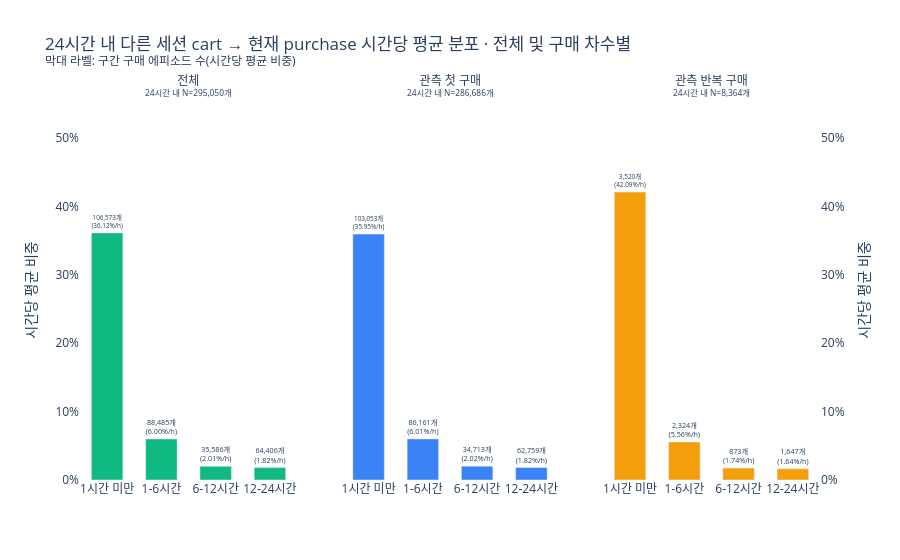

The cell this chart's notebook holds for it:
### Code cell
panel_total = delay_24h_chart.groupby('구매차수', observed=True)['구매에피소드수'].sum()
chart_max = delay_24h_chart['시간당평균_비중_pct'].max()
delay_24h_chart['표시라벨'] = delay_24h_chart.apply(
    lambda row: f"{int(row['구매에피소드수']):,}개<br>({row['시간당평균_비중_pct']:.2f}%/h)", axis=1
)

fig = px.bar(
    delay_24h_chart,
    x='기간구간',
    y='시간당평균_비중_pct',
    color='구매차수',
    facet_col='구매차수',
    facet_col_spacing=0.06,
    text='표시라벨',
    custom_data=['구매에피소드수', '24시간내_구간비중_pct', '구간시간폭_시간'],
    category_orders={'기간구간': delay_24h_bins, '구매차수': ['전체'] + purchase_order},
    color_discrete_map={
        '전체': color_map['purchase'],
        '관측 첫 구매': color_map['view'],
        '관측 반복 구매': color_map['cart'],
    },
    title=(
        '24시간 내 다른 세션 cart → 현재 purchase 시간당 평균 분포 · 전체 및 구매 차수별<br>'
        '<sup>막대 라벨: 구간 구매 에피소드 수(시간당 평균 비중)</sup>'
    ),
)
fig.update_traces(
    width=0.58,
    texttemplate='%{text}',
    textposition='outside',
    textfont_size=11,
    cliponaxis=False,
    hovertemplate=(
        '%{x}<br>시간당 평균 비중 %{y:.2f}%<br>'
        '구간 전체 비중 %{customdata[1]:.2f}%<br>'
        '구간 시간 폭 %{customdata[2]:.0f}시간<br>'
        '구매 에피소드 %{customdata[0]:,.0f}<extra></extra>'
    ),
)
fig.update_yaxes(matches='y', ticksuffix='%')
fig.update_yaxes(title_text='시간당 평균 비중', showticklabels=True, row=1, col=1)
fig.update_yaxes(
    title_text='', showticklabels=False, row=1, col=2
)
fig.update_yaxes(
    title_text='시간당 평균 비중', showticklabels=True, side='right', row=1, col=3
)
fig.update_xaxes(title_text='')
fig.update_layout(
    yaxis_range=[0, chart_max * 1.32],
    yaxis2_range=[0, chart_max * 1.32],
    yaxis3_range=[0, chart_max * 1.32],
    plot_bgcolor='white',
    bargap=0.34,
    height=560,
    showlegend=False,
)
for annotation in fig.layout.annotations:
    label = annotation.text.split('=')[-1]
    annotation.text = f'{label}<br><sup>24시간 내 N={panel_total[label]:,.0f}개</sup>'
fig.show()

### Figure 1 — Plotly figure (JSON) as saved in the notebook; plotly's stock layout.template omitted (floating-point values rounded to 4 significant figures)
{"data": [{"cliponaxis": false, "customdata": [[106600.0, 36.12, 1.0], [88480.0, 29.99, 5.0], [35590.0, 12.06, 6.0], [64410.0, 21.83, 12.0]], "hovertemplate": "%{x}<br>시간당 평균 비중 %{y:.2f}%<br>구간 전체 비중 %{customdata[1]:.2f}%<br>구간 시간 폭 %{customdata[2]:.0f}시간<br>구매 에피소드 %{customdata[0]:,.0f}<extra></extra>", "legendgroup": "전체", "marker": {"color": "#10B981", "pattern": {"shape": ""}}, "name": "전체", "orientation": "v", "showlegend": true, "text": ["106,573개<br>(36.12%/h)", "88,485개<br>(6.00%/h)", "35,586개<br>(2.01%/h)", "64,406개<br>(1.82%/h)"], "textfont": {"size": 11}, "textposition": "outside", "texttemplate": "%{text}", "type": "bar", "width": 0.58, "x": ["1시간 미만", "1-6시간", "6-12시간", "12-24시간"], "xaxis": "x", "y": [36.12, 5.998, 2.01, 1.819], "yaxis": "y"}, {"cliponaxis": false, "customdata": [[103100.0, 35.95, 1.0], [86160.0, 30.05, 5.0], [34710.0, 12.11, 6.0], [62760.0, 21.89, 12.0]], "hovertemplate": "%{x}<br>시간당 평균 비중 %{y:.2f}%<br>구간 전체 비중 %{customdata[1]:.2f}%<br>구간 시간 폭 %{customdata[2]:.0f}시간<br>구매 에피소드 %{customdata[0]:,.0f}<extra></extra>", "legendgroup": "관측 첫 구매", "marker": {"color": "#3B82F6", "pattern": {"shape": ""}}, "name": "관측 첫 구매", "orientation": "v", "showlegend": true, "text": ["103,053개<br>(35.95%/h)", "86,161개<br>(6.01%/h)", "34,713개<br>(2.02%/h)", "62,759개<br>(1.82%/h)"], "textfont": {"size": 11}, "textposition": "outside", "texttemplate": "%{text}", "type": "bar", "width": 0.58, "x": ["1시간 미만", "1-6시간", "6-12시간", "12-24시간"], "xaxis": "x2", "y": [35.95, 6.011, 2.018, 1.824], "yaxis": "y2"}, {"cliponaxis": false, "customdata": [[3520.0, 42.09, 1.0], [2324.0, 27.79, 5.0], [873.0, 10.44, 6.0], [1647.0, 19.69, 12.0]], "hovertemplate": "%{x}<br>시간당 평균 비중 %{y:.2f}%<br>구간 전체 비중 %{customdata[1]:.2f}%<br>구간 시간 폭 %{customdata[2]:.0f}시간<br>구매 에피소드 %{customdata[0]:,.0f}<extra></extra>", "legendgroup": "관측 반복 구매", "marker": {"color": "#F59E0B", "pattern": {"shape": ""}}, "name": "관측 반복 구매", "orientation": "v", "showlegend": true, "text": ["3,520개<br>(42.09%/h)", "2,324개<br>(5.56%/h)", "873개<br>(1.74%/h)", "1,647개<br>(1.64%/h)"], "textfont": {"size": 11}, "textposition": "outside", "texttemplate": "%{text}", "type": "bar", "width": 0.58, "x": ["1시간 미만", "1-6시간", "6-12시간", "12-24시간"], "xaxis": "x3", "y": [42.09, 5.557, 1.74, 1.641], "yaxis": "y3"}], "layout": {"annotations": [{"font": {}, "showarrow": false, "text": "전체<br><sup>24시간 내 N=295,050개</sup>", "x": 0.1467, "xanchor": "center", "xref": "paper", "y": 1, "yanchor": "bottom", "yref": "paper"}, {"font": {}, "showarrow": false, "text": "관측 첫 구매<br><sup>24시간 내 N=286,686개</sup>", "x": 0.5, "xanchor": "center", "xref": "paper", "y": 1, "yanchor": "bottom", "yref": "paper"}, {"font": {}, "showarrow": false, "text": "관측 반복 구매<br><sup>24시간 내 N=8,364개</sup>", "x": 0.8533, "xanchor": "center", "xref": "paper", "y": 1, "yanchor": "bottom", "yref": "paper"}], "bargap": 0.34, "barmode": "relative", "height": 560, "legend": {"title": {"text": "구매차수"}, "tracegroupgap": 0}, "plot_bgcolor": "white", "showlegend": false, "title": {"text": "24시간 내 다른 세션 cart → 현재 purchase 시간당 평균 분포 · 전체 및 구매 차수별<br><sup>막대 라벨: 구간 구매 에피소드 수(시간당 평균 비중)</sup>"}, "xaxis": {"anchor": "y", "categoryarray": ["1시간 미만", "1-6시간", "6-12시간", "12-24시간"], "categoryorder": "array", "domain": [0, 0.2933], "title": {"text": ""}}, "xaxis2": {"anchor": "y2", "categoryarray": ["1시간 미만", "1-6시간", "6-12시간", "12-24시간"], "categoryorder": "array", "domain": [0.3533, 0.6467], "matches": "x", "title": {"text": ""}}, "xaxis3": {"anchor": "y3", "categoryarray": ["1시간 미만", "1-6시간", "6-12시간", "12-24시간"], "categoryorder": "array", "domain": [0.7067, 1], "matches": "x", "title": {"text": ""}}, "yaxis": {"anchor": "x", "domain": [0, 1], "matches": "y", "range": [0, 55.55], "showticklabels": true, "ticksuffix": "%", "title": {"text": "시간당 평균 비중"}}, "yaxis2": {"anchor": "x2", "domain": [0, 1], "matches": "y", "range": [0, 55.55], "showticklabels": false, "ticksuffix": "%", "title": {"text": ""}}, "yaxis3": {"anchor": "x3", "domain": [0, 1], "matches": "y", "range": [0, 55.55], "showticklabels": true, "side": "right", "ticksuffix": "%", "title": {"text": "시간당 평균 비중"}}}}
